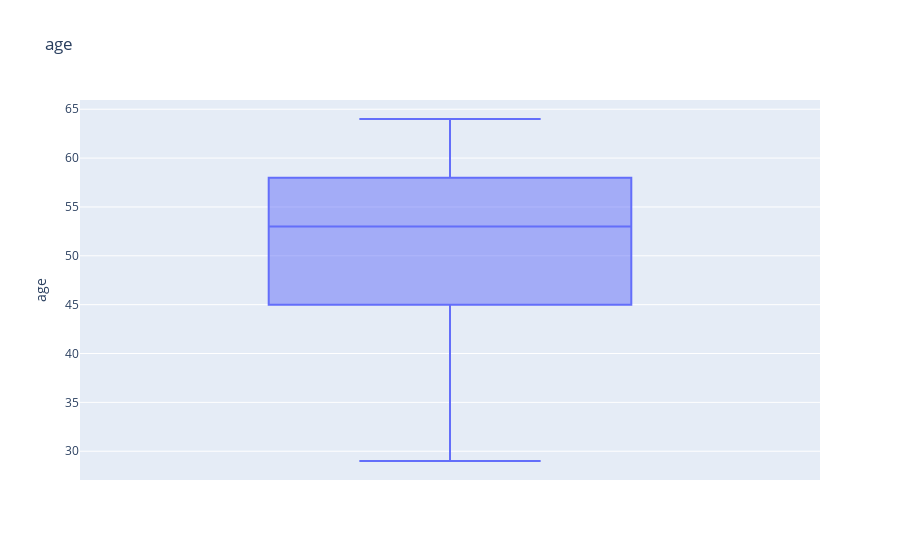
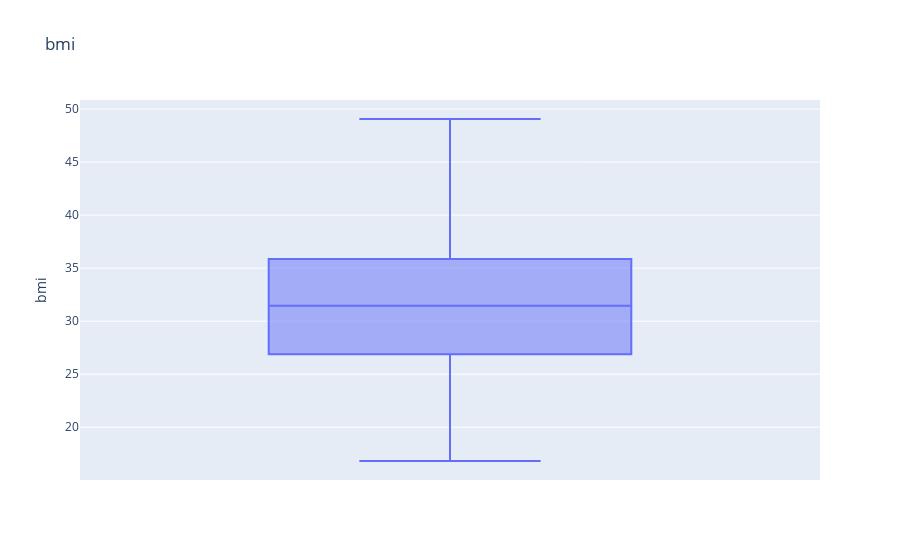
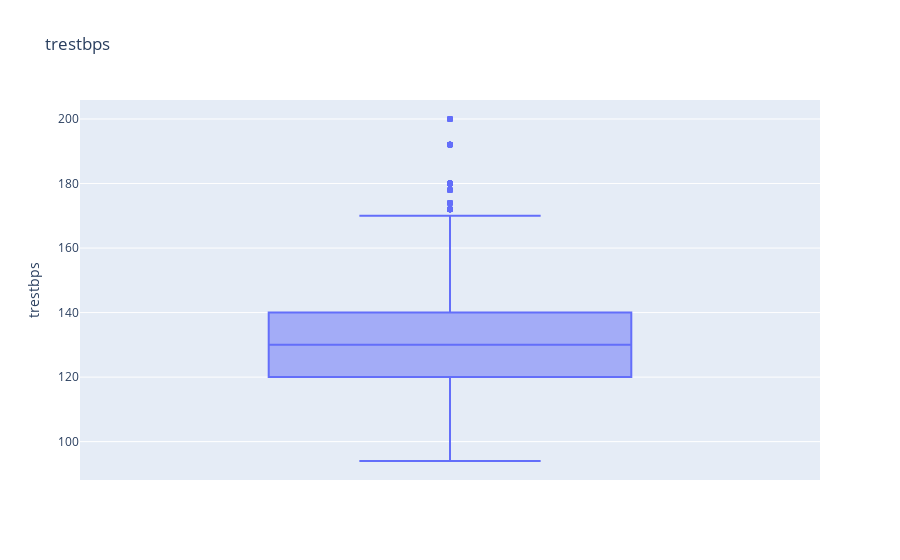
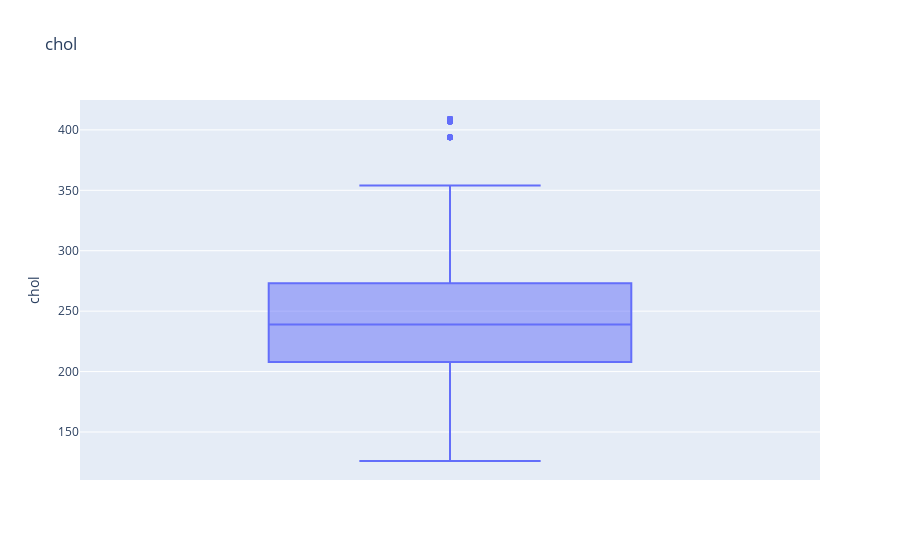

The code cell stored with these charts, in order, in its notebook:
### Markdown cell above
### Outliers

### Code cell
#Using a boxplot to determine if the numerical_continuous contains outliers (Histogram would come in handy too)
for var in numerical_continuous:
    fig = px.box(df_all, y=var, title=var,)
    fig.show()

### Figure 1 — Plotly figure (JSON) as saved in the notebook; plotly's stock layout.template omitted (floating-point values rounded to 4 significant figures; data arrays with more than 128 entries replaced by an {"elided": "..."} marker saying what was removed)
{"data": [{"alignmentgroup": "True", "hovertemplate": "age=%{y}<extra></extra>", "legendgroup": "", "marker": {"color": "#636efa"}, "name": "", "notched": false, "offsetgroup": "", "orientation": "v", "showlegend": false, "type": "box", "x0": " ", "xaxis": "x", "y": {"elided": "3423 int values"}, "y0": " ", "yaxis": "y"}], "layout": {"boxmode": "group", "legend": {"tracegroupgap": 0}, "title": {"text": "age"}, "xaxis": {"anchor": "y", "domain": [0, 1]}, "yaxis": {"anchor": "x", "domain": [0, 1], "title": {"text": "age"}}}}

### Figure 2 — Plotly figure (JSON) as saved in the notebook; plotly's stock layout.template omitted (floating-point values rounded to 4 significant figures; data arrays with more than 128 entries replaced by an {"elided": "..."} marker saying what was removed)
{"data": [{"alignmentgroup": "True", "hovertemplate": "bmi=%{y}<extra></extra>", "legendgroup": "", "marker": {"color": "#636efa"}, "name": "", "notched": false, "offsetgroup": "", "orientation": "v", "showlegend": false, "type": "box", "x0": " ", "xaxis": "x", "y": {"elided": "3423 float values"}, "y0": " ", "yaxis": "y"}], "layout": {"boxmode": "group", "legend": {"tracegroupgap": 0}, "title": {"text": "bmi"}, "xaxis": {"anchor": "y", "domain": [0, 1]}, "yaxis": {"anchor": "x", "domain": [0, 1], "title": {"text": "bmi"}}}}

### Figure 3 — Plotly figure (JSON) as saved in the notebook; plotly's stock layout.template omitted (floating-point values rounded to 4 significant figures; data arrays with more than 128 entries replaced by an {"elided": "..."} marker saying what was removed)
{"data": [{"alignmentgroup": "True", "hovertemplate": "trestbps=%{y}<extra></extra>", "legendgroup": "", "marker": {"color": "#636efa"}, "name": "", "notched": false, "offsetgroup": "", "orientation": "v", "showlegend": false, "type": "box", "x0": " ", "xaxis": "x", "y": {"elided": "3423 int values"}, "y0": " ", "yaxis": "y"}], "layout": {"boxmode": "group", "legend": {"tracegroupgap": 0}, "title": {"text": "trestbps"}, "xaxis": {"anchor": "y", "domain": [0, 1]}, "yaxis": {"anchor": "x", "domain": [0, 1], "title": {"text": "trestbps"}}}}

### Figure 4 — Plotly figure (JSON) as saved in the notebook; plotly's stock layout.template omitted (floating-point values rounded to 4 significant figures; data arrays with more than 128 entries replaced by an {"elided": "..."} marker saying what was removed)
{"data": [{"alignmentgroup": "True", "hovertemplate": "chol=%{y}<extra></extra>", "legendgroup": "", "marker": {"color": "#636efa"}, "name": "", "notched": false, "offsetgroup": "", "orientation": "v", "showlegend": false, "type": "box", "x0": " ", "xaxis": "x", "y": {"elided": "3423 int values"}, "y0": " ", "yaxis": "y"}], "layout": {"boxmode": "group", "legend": {"tracegroupgap": 0}, "title": {"text": "chol"}, "xaxis": {"anchor": "y", "domain": [0, 1]}, "yaxis": {"anchor": "x", "domain": [0, 1], "title": {"text": "chol"}}}}
